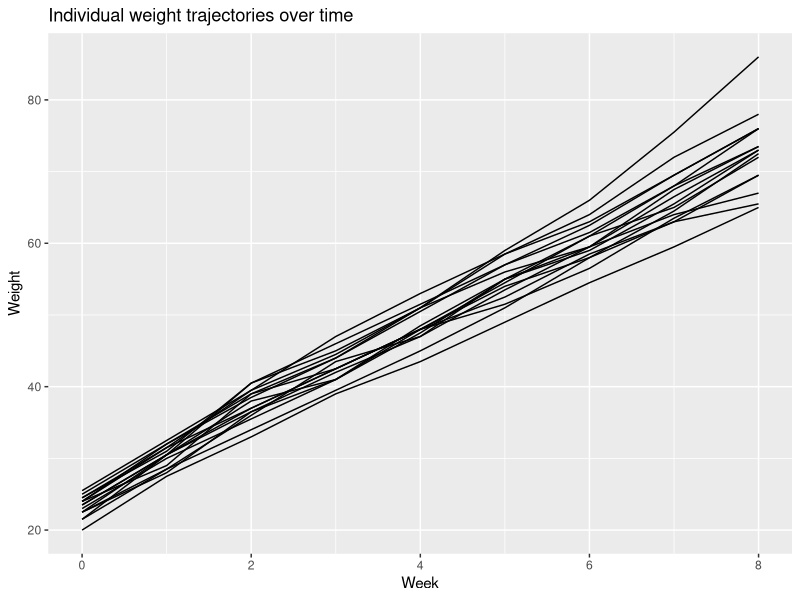
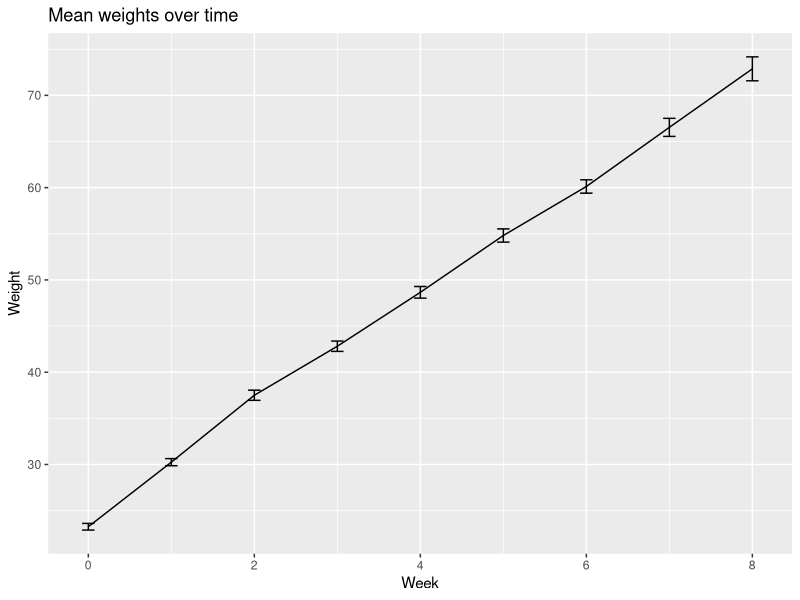

The R script that drew these images, in order:
## ---- chunk 1
knitr::opts_chunk$set(echo = FALSE, dev = "pdf")
library("tidyr")
library("dplyr")
library("ggplot2")
library("nlme")
## ---- chunk 2
pig.data <- read.delim(file = "data/pigweight.txt", header = FALSE, sep = " ")
colnames(pig.data) <- c("ID", paste0("week.", c(0:8)))

long.data <- gather(data = pig.data, key = "week.cat", value = "weight", -ID)
long.data$week <- as.integer(substr(x = long.data$week.cat, start = 6, stop = 6))
## ---- chunk 3
# Plot individual trajectories
subject.trajectories <- ggplot(data = long.data, mapping = aes(x = week, y = weight, group = ID)) +
  geom_line() +
  ylab(label = "Weight") +
  xlab(label = "Week") +
  ggtitle(label = "Individual weight trajectories over time")
subject.trajectories

# Calculate means & standard errors for each week
mean.weights <- long.data %>%
  group_by(week) %>%
  summarise(mean.weight = mean(weight),
            se.weight = sd(weight)/sqrt(nrow(pig.data)))
# Plot mean trajectory
mean.trajectories <- ggplot(data = mean.weights, mapping = aes(x = week, y = mean.weight)) +
  geom_errorbar(data = mean.weights, mapping = aes(x = week, ymin = (mean.weight - se.weight), ymax = (mean.weight + se.weight), width = 0.15)) +
  geom_line() +
  ylab(label = "Weight") +
  xlab(label = "Week") +
  ggtitle(label = "Mean weights over time")
mean.trajectories
## ---- chunk 4
# lme model with random intercept and slope
weight.model <- lme(weight ~ week,
                    random = ~1 + week | ID,
                    data = long.data)

